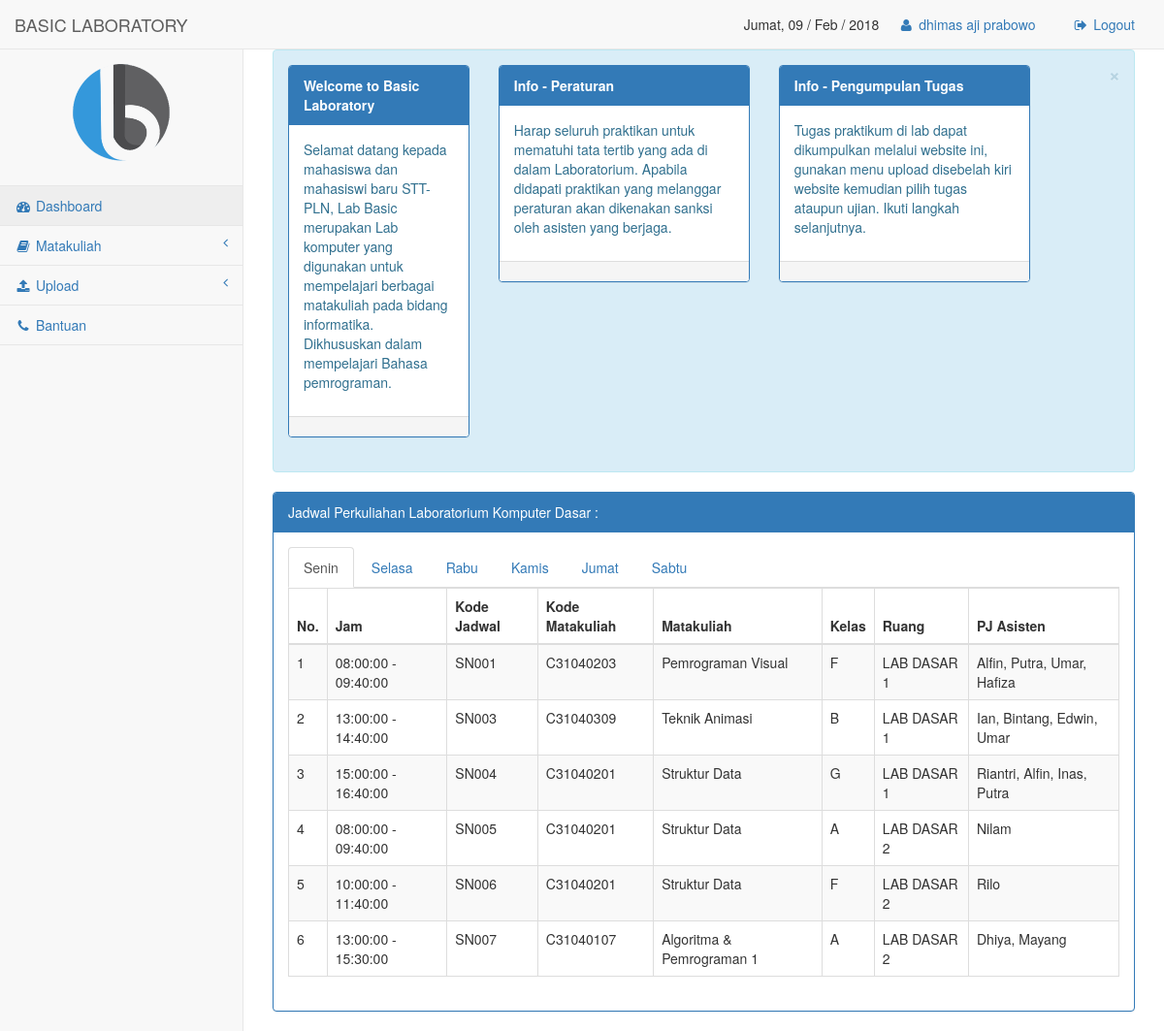
The app's page /pages/index.php (signed in) with its own data.
### tables this page shows
CREATE TABLE `tbl_jadwal_lab` (
  `kode_jadwal` varchar(10) NOT NULL,
  `kode_matakuliah` varchar(15) DEFAULT NULL,
  `kelas` varchar(5) DEFAULT NULL,
  `hari` varchar(10) DEFAULT NULL,
  `jam_mulai` time DEFAULT NULL,
  `jam_selesai` time DEFAULT NULL,
  `nama_lab` varchar(15) DEFAULT NULL,
  `pjasisten` varchar(30) NOT NULL
);

CREATE TABLE `tbl_matakuliah` (
  `kode_matakuliah` varchar(15) NOT NULL,
  `nama_matakuliah` varchar(35) DEFAULT NULL,
  `sks` int(11) DEFAULT NULL,
  `status` int(11) NOT NULL,
  `page` varchar(15) NOT NULL
);

### pages/dashboard.php (the view, shortened to what this page needs)
 <div id="page-wrapper">
            <div class="alert alert-info alert-dismissable">
            <button type="button" class="close" data-dismiss="alert" aria-hidden="true">&times;</button>
            <div class="row">
                <div class="col-lg-3">
                    <div class="panel panel-primary">
                        <div class="panel-heading">
                            <strong>Welcome to Basic Laboratory</strong>
                        </div>
                        <div class="panel-body">
                            <p>Selamat datang kepada mahasiswa dan mahasiswi baru STT-PLN, Lab Basic merupakan Lab komputer yang digunakan untuk mempelajari berbagai matakuliah pada bidang informatika. Dikhususkan dalam mempelajari Bahasa pemrograman. </p>
                        </div>
                        <div class="panel-footer">
                        </div>
                    </div>
                </div>
                <div class="col-lg-4">
                    <div class="panel panel-primary">
                        <div class="panel-heading">
                            <strong>Info - Peraturan</strong>
                        </div>
                        <div class="panel-body">
                            <p>Harap seluruh praktikan untuk mematuhi tata tertib yang ada di dalam Laboratorium. Apabila didapati praktikan yang melanggar peraturan akan dikenakan sanksi oleh asisten yang berjaga. </p>
                        </div>
                        <div class="panel-footer">
                        </div>
                    </div>
                </div>
                <div class="col-lg-4">
                    <div class="panel panel-primary">
                        <div class="panel-heading">
                            <strong>Info - Pengumpulan Tugas</strong>
                        </div>
                        <div class="panel-body">
                            <p>Tugas praktikum di lab dapat dikumpulkan melalui website ini, gunakan menu upload disebelah kiri website kemudian pilih tugas ataupun ujian. Ikuti langkah selanjutnya. </p>
                        </div>
                        <div class="panel-footer">
                        </div>
                    </div>
                </div>
            </div>
            </div>
            <div class="row">
            <div class="col-lg-12">
                    <div class="panel panel-primary">
                        <div class="panel-heading">
                            Jadwal Perkuliahan Laboratorium Komputer Dasar :
                        </div>
                        <div class="panel-body">
                            <ul class="nav nav-tabs">
                                <li class="active"><a href="#senin" data-toggle="tab">Senin</a>
                                </li>
                                <li><a href="#selasa" data-toggle="tab">Selasa</a>
                                </li>
                                <li><a href="#rabu" data-toggle="tab">Rabu</a>
                                </li>
                                <li><a href="#kamis" data-toggle="tab">Kamis</a>
                                </li>
                                <li><a href="#jumat" data-toggle="tab">Jumat</a>
                                </li>
                                <li><a href="#sabtu" data-toggle="tab">Sabtu</a>
                                </li>
                            </ul>
                            <div class="tab-content">
                                <div class="tab-pane fade in active" id="senin">
                                    <table class="table table-striped table-bordered table-hover">
                                        <thead>
                                            <tr>
                                                <th>No. </th>
                                                <th>Jam</th>
                                                <th>Kode Jadwal</th>
                                                <th>Kode Matakuliah</th>
                                                <th>Matakuliah</th>
                                                <th>Kelas</th>
                                                <th>Ruang</th>
                                                <th>PJ Asisten</th>
                                            </tr>
                                        </thead>
                                        <tbody>
                                            <?php showkuliah("senin"); ?>
                                        </tbody>
                                    </table>
                                </div>
                            </div>
                        </div>
                    </div>
                </div>
            </div>
        </div>
<?php
function showkuliah($hari){
    include "service/connect.php";
        $sql = "select *,tbl_matakuliah.nama_matakuliah as matakuliah
        from tbl_jadwal_lab
        inner join tbl_matakuliah on (tbl_matakuliah.kode_matakuliah = tbl_jadwal_lab.kode_matakuliah)
        where hari='$hari'
        order by kode_jadwal";
        $result = $conn->query($sql);
        $no = 1;
        if ($result->num_rows > 0) {
            while($row = $result->fetch_assoc()) {
            ?>
            <tr>
                <td><?php echo $no; ?></td>
                <td><?php echo $row['jam_mulai']." - ".$row['jam_selesai']; ?></td>
                <td><?php echo $row['kode_jadwal']; ?></td>
                <td><?php echo $row['kode_matakuliah']; ?></td>
                <td><?php echo $row['matakuliah']; ?></td>
                <td><?php echo $row['kelas']; ?></td>
                <td><?php echo $row['nama_lab']; ?></td>
                <td><?php echo $row['pjasisten']; ?></td>
            </tr>
            <?php
            $no++;
            }
        }
}
?>

### records on screen
tbl_jadwal_lab: jam_mulai "08:00:00", jam_selesai "09:40:00", kode_jadwal "SN001", kode_matakuliah.kode_matakuliah "C31040203", kode_matakuliah.nama_matakuliah "Pemrograman Visual", kelas "F", nama_lab "LAB DASAR 1", pjasisten "Alfin, Putra, Umar, Hafiza"
tbl_jadwal_lab: jam_mulai "13:00:00", jam_selesai "14:40:00", kode_jadwal "SN003", kode_matakuliah.kode_matakuliah "C31040309", kode_matakuliah.nama_matakuliah "Teknik Animasi", kelas "B", nama_lab "LAB DASAR 1", pjasisten "Ian, Bintang, Edwin, Umar"
tbl_jadwal_lab: jam_mulai "15:00:00", jam_selesai "16:40:00", kode_jadwal "SN004", kode_matakuliah.kode_matakuliah "C31040201", kode_matakuliah.nama_matakuliah "Struktur Data", kelas "G", nama_lab "LAB DASAR 1", pjasisten "Riantri, Alfin, Inas, Putra"
tbl_jadwal_lab: jam_mulai "08:00:00", jam_selesai "09:40:00", kode_jadwal "SN005", kode_matakuliah.kode_matakuliah "C31040201", kode_matakuliah.nama_matakuliah "Struktur Data", kelas "A", nama_lab "LAB DASAR 2", pjasisten "Nilam"
tbl_jadwal_lab: jam_mulai "10:00:00", jam_selesai "11:40:00", kode_jadwal "SN006", kode_matakuliah.kode_matakuliah "C31040201", kode_matakuliah.nama_matakuliah "Struktur Data", kelas "F", nama_lab "LAB DASAR 2", pjasisten "Rilo"
tbl_jadwal_lab: jam_mulai "13:00:00", jam_selesai "15:30:00", kode_jadwal "SN007", kode_matakuliah.kode_matakuliah "C31040107", kode_matakuliah.nama_matakuliah "Algoritma & Pemrograman 1", kelas "A", nama_lab "LAB DASAR 2", pjasisten "Dhiya, Mayang"

### other values on screen
$har "Jumat"
$_SESSION['nama'] "dhimas aji prabowo"
